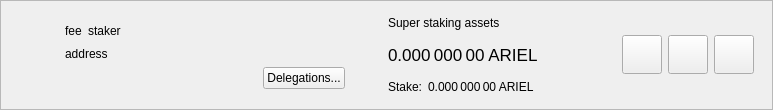
<?xml version="1.0" encoding="UTF-8"?>
<ui version="4.0">
 <class>SuperStakerItemWidget</class>
 <widget class="QWidget" name="SuperStakerItemWidget">
  <property name="geometry">
   <rect>
    <x>0</x>
    <y>0</y>
    <width>773</width>
    <height>110</height>
   </rect>
  </property>
  <property name="sizePolicy">
   <sizepolicy hsizetype="Preferred" vsizetype="Maximum">
    <horstretch>0</horstretch>
    <verstretch>0</verstretch>
   </sizepolicy>
  </property>
  <property name="windowTitle">
   <string>Form</string>
  </property>
  <layout class="QVBoxLayout" name="verticalLayout_2">
   <property name="spacing">
    <number>0</number>
   </property>
   <property name="leftMargin">
    <number>0</number>
   </property>
   <property name="topMargin">
    <number>0</number>
   </property>
   <property name="rightMargin">
    <number>0</number>
   </property>
   <property name="bottomMargin">
    <number>0</number>
   </property>
   <item>
    <widget class="QFrame" name="superStakerItemFrame">
     <property name="frameShape">
      <enum>QFrame::StyledPanel</enum>
     </property>
     <property name="frameShadow">
      <enum>QFrame::Raised</enum>
     </property>
     <layout class="QHBoxLayout" name="horizontalLayout">
      <property name="topMargin">
       <number>0</number>
      </property>
      <property name="bottomMargin">
       <number>0</number>
      </property>
      <item>
       <widget class="QLabel" name="superStakerLogo">
        <property name="sizePolicy">
         <sizepolicy hsizetype="Fixed" vsizetype="Fixed">
          <horstretch>0</horstretch>
          <verstretch>0</verstretch>
         </sizepolicy>
        </property>
        <property name="minimumSize">
         <size>
          <width>40</width>
          <height>40</height>
         </size>
        </property>
        <property name="alignment">
         <set>Qt::AlignCenter</set>
        </property>
       </widget>
      </item>
      <item>
       <widget class="QStackedWidget" name="stackedWidget">
        <property name="currentIndex">
         <number>0</number>
        </property>
        <widget class="QWidget" name="page">
         <layout class="QHBoxLayout" name="horizontalLayout_4">
          <item>
           <layout class="QHBoxLayout" name="horizontalLayout_3">
            <item>
             <layout class="QVBoxLayout" name="verticalLayout">
              <property name="rightMargin">
               <number>15</number>
              </property>
              <item>
               <spacer name="verticalSpacer_2">
                <property name="orientation">
                 <enum>Qt::Vertical</enum>
                </property>
                <property name="sizeHint" stdset="0">
                 <size>
                  <width>20</width>
                  <height>0</height>
                 </size>
                </property>
               </spacer>
              </item>
              <item alignment="Qt::AlignLeft">
               <widget class="QWidget" name="widgetSuperStaker" native="true">
                <property name="minimumSize">
                 <size>
                  <width>280</width>
                  <height>0</height>
                 </size>
                </property>
                <layout class="QHBoxLayout" name="horizontalLayout_2" stretch="0,0,1">
                 <property name="leftMargin">
                  <number>0</number>
                 </property>
                 <property name="topMargin">
                  <number>0</number>
                 </property>
                 <property name="rightMargin">
                  <number>0</number>
                 </property>
                 <property name="bottomMargin">
                  <number>0</number>
                 </property>
                 <item alignment="Qt::AlignLeft">
                  <widget class="QLabel" name="labelFee">
                   <property name="text">
                    <string>fee</string>
                   </property>
                   <property name="textInteractionFlags">
                    <set>Qt::LinksAccessibleByMouse|Qt::TextSelectableByMouse</set>
                   </property>
                  </widget>
                 </item>
                 <item alignment="Qt::AlignLeft">
                  <widget class="QLabel" name="labelStaker">
                   <property name="text">
                    <string>staker</string>
                   </property>
                   <property name="textInteractionFlags">
                    <set>Qt::LinksAccessibleByMouse|Qt::TextSelectableByMouse</set>
                   </property>
                  </widget>
                 </item>
                 <item>
                  <spacer name="horizontalSpacer">
                   <property name="orientation">
                    <enum>Qt::Horizontal</enum>
                   </property>
                   <property name="sizeType">
                    <enum>QSizePolicy::Minimum</enum>
                   </property>
                   <property name="sizeHint" stdset="0">
                    <size>
                     <width>0</width>
                     <height>20</height>
                    </size>
                   </property>
                  </spacer>
                 </item>
                </layout>
               </widget>
              </item>
              <item>
               <widget class="QLabel" name="labelAddress">
                <property name="text">
                 <string>address</string>
                </property>
                <property name="textInteractionFlags">
                 <set>Qt::LinksAccessibleByMouse|Qt::TextSelectableByMouse</set>
                </property>
               </widget>
              </item>
              <item alignment="Qt::AlignRight">
               <widget class="QPushButton" name="buttonDelegations">
                <property name="text">
                 <string>Delegations...</string>
                </property>
               </widget>
              </item>
              <item>
               <spacer name="verticalSpacer">
                <property name="orientation">
                 <enum>Qt::Vertical</enum>
                </property>
                <property name="sizeHint" stdset="0">
                 <size>
                  <width>20</width>
                  <height>0</height>
                 </size>
                </property>
               </spacer>
              </item>
             </layout>
            </item>
            <item>
             <widget class="QWidget" name="vLineAssets" native="true">
              <property name="sizePolicy">
               <sizepolicy hsizetype="Preferred" vsizetype="Preferred">
                <horstretch>0</horstretch>
                <verstretch>0</verstretch>
               </sizepolicy>
              </property>
              <property name="minimumSize">
               <size>
                <width>1</width>
                <height>0</height>
               </size>
              </property>
             </widget>
            </item>
            <item>
             <widget class="QWidget" name="widgetStakingAssets" native="true">
              <property name="sizePolicy">
               <sizepolicy hsizetype="Minimum" vsizetype="Preferred">
                <horstretch>0</horstretch>
                <verstretch>0</verstretch>
               </sizepolicy>
              </property>
              <layout class="QVBoxLayout" name="verticalLayout_3">
               <property name="leftMargin">
                <number>15</number>
               </property>
               <property name="topMargin">
                <number>0</number>
               </property>
               <property name="rightMargin">
                <number>15</number>
               </property>
               <property name="bottomMargin">
                <number>0</number>
               </property>
               <item>
                <widget class="QLabel" name="labelAssetsText">
                 <property name="text">
                  <string>Super staking assets</string>
                 </property>
                 <property name="alignment">
                  <set>Qt::AlignLeading|Qt::AlignLeft|Qt::AlignVCenter</set>
                 </property>
                </widget>
               </item>
               <item>
                <widget class="QLabel" name="labelAssets">
                 <property name="font">
                  <font>
                   <pointsize>13</pointsize>
                  </font>
                 </property>
                 <property name="cursor">
                  <cursorShape>IBeamCursor</cursorShape>
                 </property>
                 <property name="toolTip">
                  <string>Your current spendable balance</string>
                 </property>
                 <property name="text">
                  <string notr="true">0.000 000 00 ARIEL</string>
                 </property>
                 <property name="alignment">
                  <set>Qt::AlignLeading|Qt::AlignLeft|Qt::AlignVCenter</set>
                 </property>
                 <property name="textInteractionFlags">
                  <set>Qt::LinksAccessibleByMouse|Qt::TextSelectableByMouse</set>
                 </property>
                </widget>
               </item>
               <item>
                <layout class="QHBoxLayout" name="horizontalLayout_6">
                 <property name="spacing">
                  <number>6</number>
                 </property>
                 <item>
                  <widget class="QLabel" name="labelStakeText">
                   <property name="sizePolicy">
                    <sizepolicy hsizetype="Maximum" vsizetype="Preferred">
                     <horstretch>0</horstretch>
                     <verstretch>0</verstretch>
                    </sizepolicy>
                   </property>
                   <property name="text">
                    <string>Stake:</string>
                   </property>
                   <property name="alignment">
                    <set>Qt::AlignLeading|Qt::AlignLeft|Qt::AlignVCenter</set>
                   </property>
                  </widget>
                 </item>
                 <item>
                  <widget class="QLabel" name="labelStake">
                   <property name="text">
                    <string>0.000 000 00 ARIEL</string>
                   </property>
                   <property name="alignment">
                    <set>Qt::AlignLeading|Qt::AlignLeft|Qt::AlignVCenter</set>
                   </property>
                   <property name="textInteractionFlags">
                    <set>Qt::LinksAccessibleByMouse|Qt::TextSelectableByMouse</set>
                   </property>
                  </widget>
                 </item>
                 <item>
                  <spacer name="horizontalSpacer_4">
                   <property name="orientation">
                    <enum>Qt::Horizontal</enum>
                   </property>
                   <property name="sizeType">
                    <enum>QSizePolicy::Minimum</enum>
                   </property>
                   <property name="sizeHint" stdset="0">
                    <size>
                     <width>0</width>
                     <height>0</height>
                    </size>
                   </property>
                  </spacer>
                 </item>
                </layout>
               </item>
              </layout>
             </widget>
            </item>
            <item>
             <spacer name="horizontalSpacer_2">
              <property name="orientation">
               <enum>Qt::Horizontal</enum>
              </property>
              <property name="sizeHint" stdset="0">
               <size>
                <width>0</width>
                <height>20</height>
               </size>
              </property>
             </spacer>
            </item>
            <item>
             <widget class="QToolButton" name="buttonConfig">
              <property name="text">
               <string/>
              </property>
              <property name="iconSize">
               <size>
                <width>32</width>
                <height>32</height>
               </size>
              </property>
             </widget>
            </item>
            <item>
             <widget class="QToolButton" name="buttonSplit">
              <property name="text">
               <string/>
              </property>
              <property name="iconSize">
               <size>
                <width>32</width>
                <height>32</height>
               </size>
              </property>
             </widget>
            </item>
            <item>
             <widget class="QToolButton" name="buttonRemove">
              <property name="text">
               <string/>
              </property>
              <property name="iconSize">
               <size>
                <width>32</width>
                <height>32</height>
               </size>
              </property>
             </widget>
            </item>
           </layout>
          </item>
         </layout>
        </widget>
        <widget class="QWidget" name="page_2">
         <layout class="QHBoxLayout" name="horizontalLayout_5">
          <item>
           <widget class="QLabel" name="labelNewSuperStaker">
            <property name="text">
             <string>Add new super stakers</string>
            </property>
           </widget>
          </item>
          <item>
           <spacer name="horizontalSpacer_3">
            <property name="orientation">
             <enum>Qt::Horizontal</enum>
            </property>
            <property name="sizeHint" stdset="0">
             <size>
              <width>408</width>
              <height>20</height>
             </size>
            </property>
           </spacer>
          </item>
          <item>
           <widget class="QToolButton" name="buttonRestore">
            <property name="text">
             <string/>
            </property>
            <property name="iconSize">
             <size>
              <width>32</width>
              <height>32</height>
             </size>
            </property>
           </widget>
          </item>
          <item>
           <widget class="QToolButton" name="buttonAdd">
            <property name="text">
             <string/>
            </property>
            <property name="iconSize">
             <size>
              <width>32</width>
              <height>32</height>
             </size>
            </property>
           </widget>
          </item>
         </layout>
        </widget>
       </widget>
      </item>
     </layout>
    </widget>
   </item>
  </layout>
 </widget>
 <resources/>
 <connections/>
</ui>
